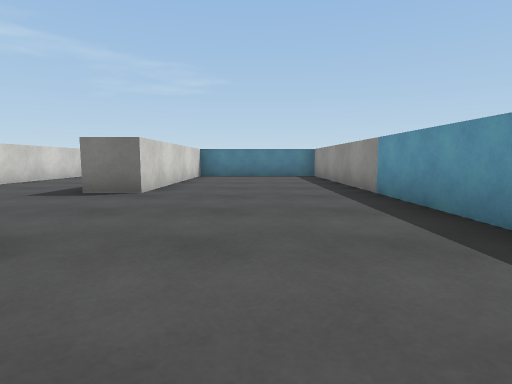
view 1 (above)

24 first-person views from a walk through a scene from a Unity 3-D project. The camera is 0.56 m above the floor, tilts 6° down and sees 80° across. The floor is counted in squares, 1 m on a side. Each view is taken from the middle of a square. On the plan, view 1 faces up. The plan holds only what a view shows up to about 9 squares ahead; the rest is blank. The place goes on beyond the plan. The player is left out. Surface patterns are stand-ins for the level's own textures.

view 2
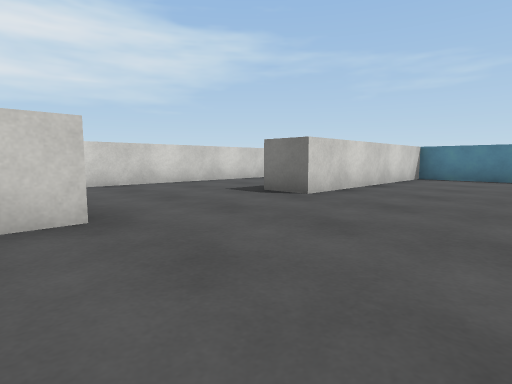

view 3
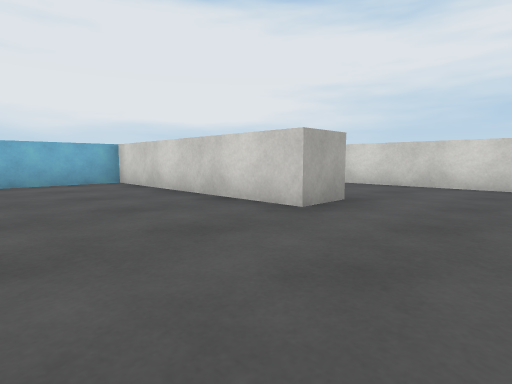

view 4
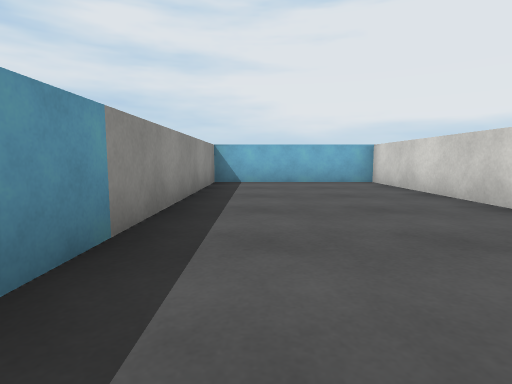

view 5
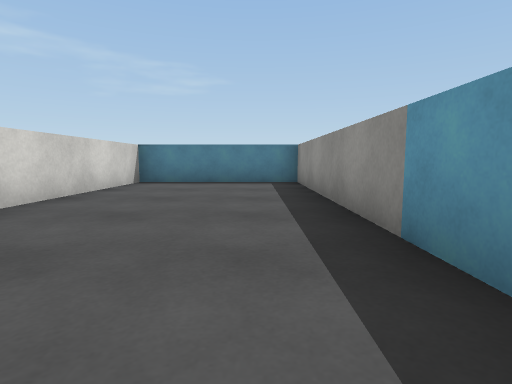

view 6
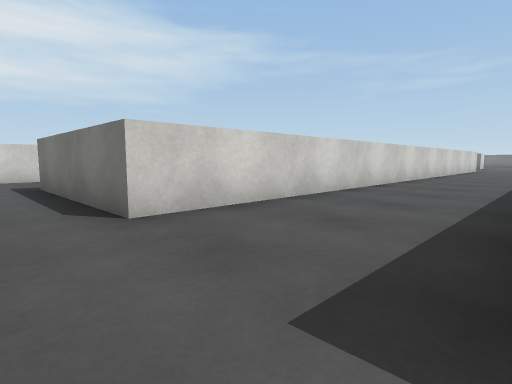

view 7
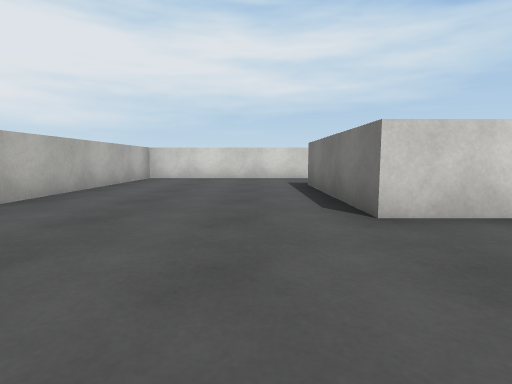

view 8
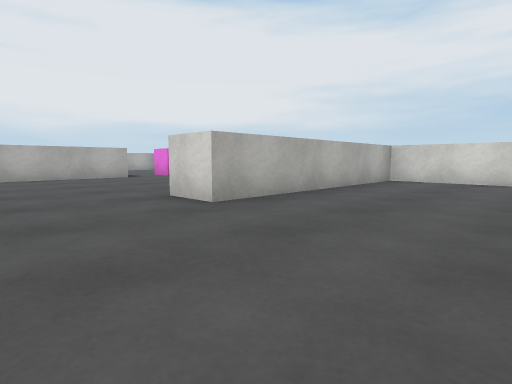

view 9
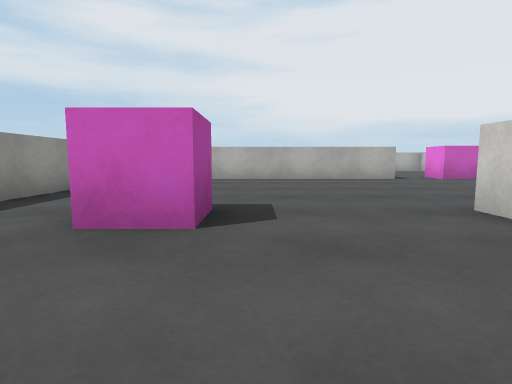

view 10
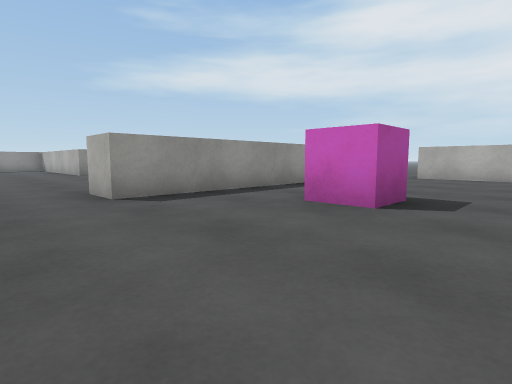

view 11
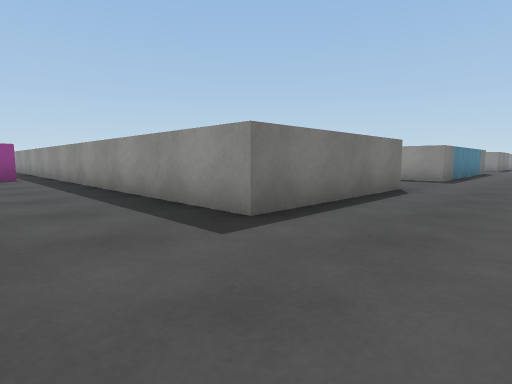

view 12
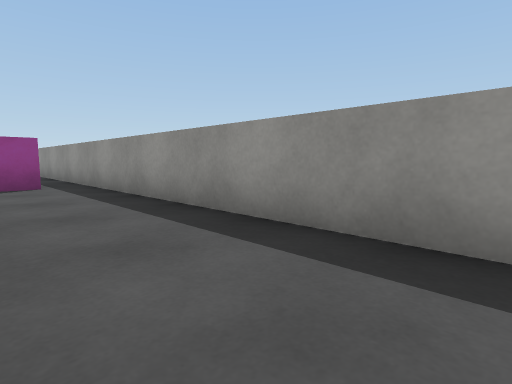

view 13
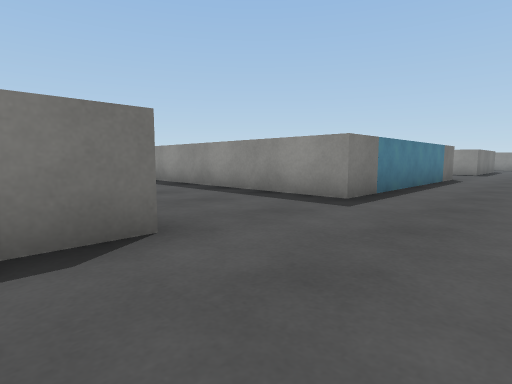

view 14
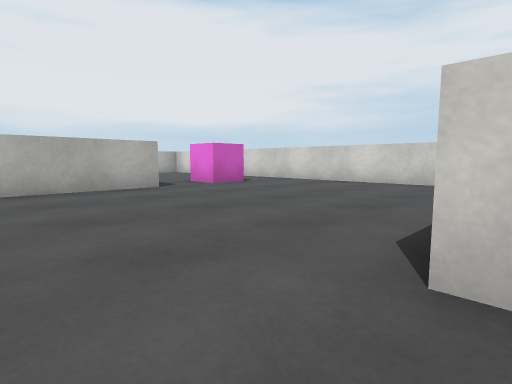

view 15
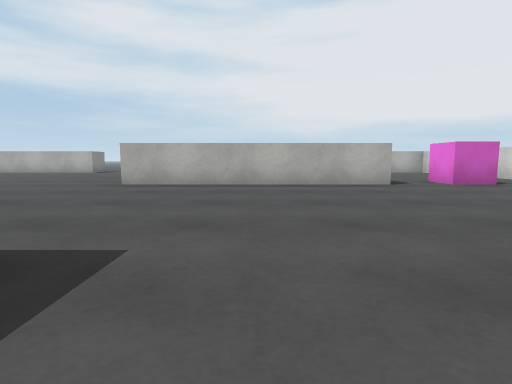

view 16
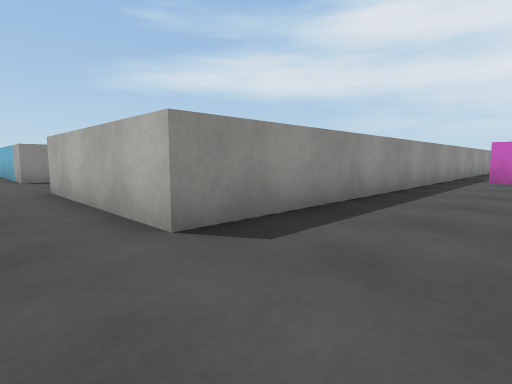

view 17
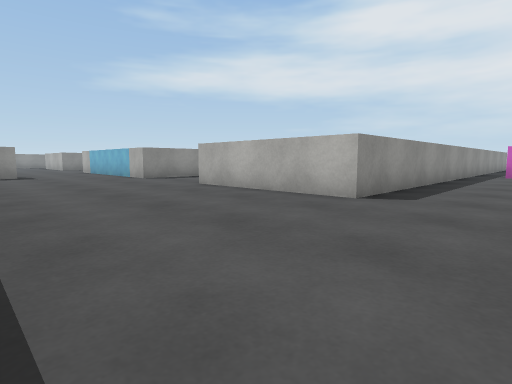

view 18
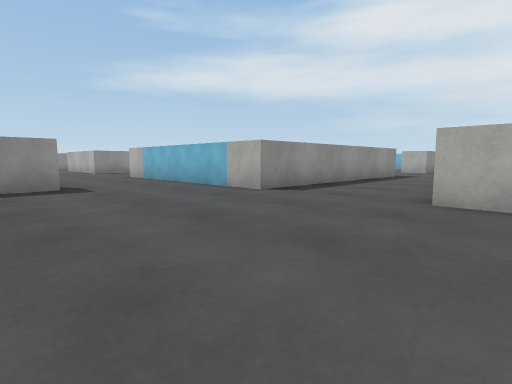

view 19
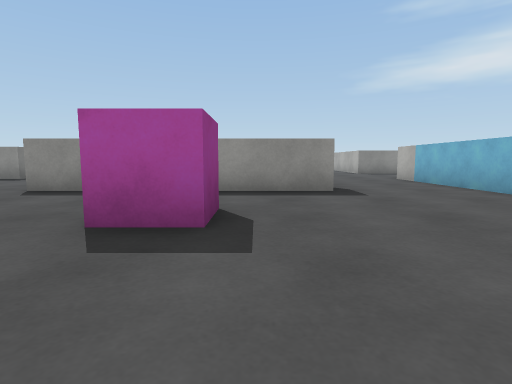

view 20
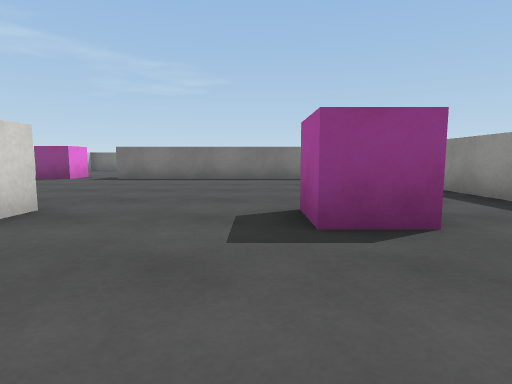

view 21
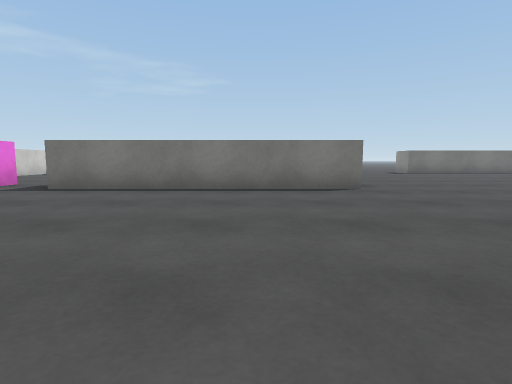

view 22
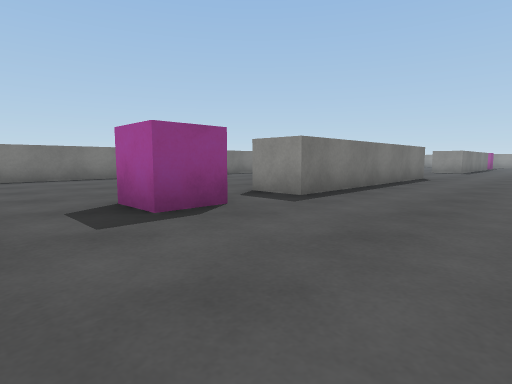

view 23
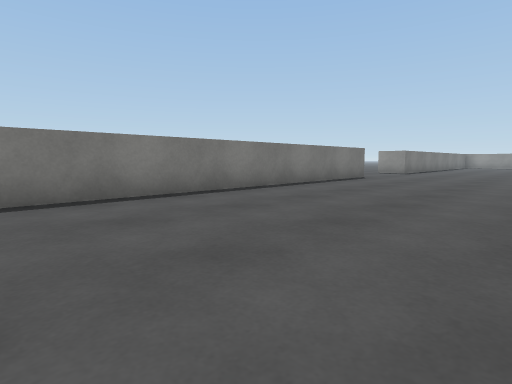

view 24
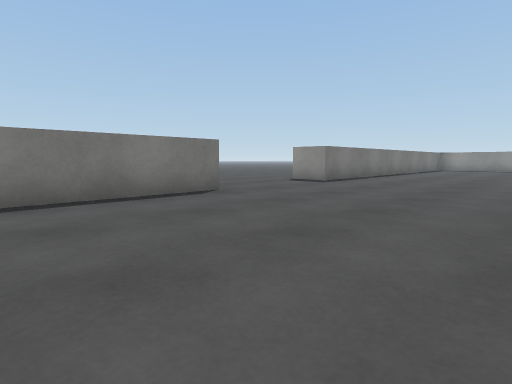

### Floor plan
Points are (right, up) in squares from view 1. A wall is a line through its corners. A room is listed if a view was taken in it or the views show most of it. See-through windows are left out.
Room 1 (views 1, 2, 3, 4, 5)
walls: (-1.9, 1.8) (-1.9, -3.7) (2.1, -3.7) (2.1, 10.7) (-1.9, 10.7) (-1.9, 5.2)
ways out: opening at (-2.5, 3.5) to room 2
Room 2 (views 6, 7, 8, 9, 10, 11, 12, 13, 14, 15)
walls: (-12.4, -8.9) (-12.4, -9.3) (-6.4, -9.3) (-6.4, -10.4); (0.6, -4.8) (-2.9, -4.8) (-2.9, 1); (-3, 1.8) (-1.9, 1.8); (-0.5, -12.8) (-0.5, -7.6) (0.5, -7.6); (-8.1, -15.9) (-1.9, -15.9); (-1.9, 5.2) (-3, 5.2); (-2.9, 7.1) (-2.9, 11.8); (-5.9, 9.1) (-5.9, -4.8) (-9.9, -4.8) (-9.9, 11.8)
ways out: opening at (-2.5, 3.5) to room 1; opening at (-11.5, 11.5) to room 3; opening at (-4.5, 12) to room 3; opening at (-1, -14.5) to room 3; opening at (0, -6.5) to room 3
objects: pink cube (-11, 3) to (-11, 4); pink cube (-10, -17) to (-10, -16); pink cube (-3, -10)
Room 3 (views 16, 17, 18, 19, 20, 21, 22, 23, 24)
walls: (-0.5, 14.5) (-0.5, 20.2); (-2.9, 11.8) (3.1, 11.8); (2.9, 22.9) (2.9, 23.5); (-6.4, 17.4) (-6.4, 16.9); (-1.9, 22.9) (-8.1, 22.9) (-8.1, 24.1); (-9.9, 11.8) (-5.9, 11.8); (3.1, -4.8) (0.6, -4.8); (3.2, 29.6) (2.3, 29.6) (2.3, 30.6); (-1.4, 29.6) (-11.2, 29.6)
ways out: opening at (-11.5, 11.5) to room 2; opening at (-4.5, 12) to room 2; opening at (-1, -14.5) to room 2; opening at (0, -6.5) to room 2
objects: pink cube (-10, 23) to (-10, 24); pink cube (-3, 17)

Where each view was taken, in squares from view 1:
view 1: 0 up, 0 right, facing up
view 2: 1 up, 1 right, facing up-left
view 3: 4 up, 1 right, facing down-left
view 4: 4 up, 1 right, facing down
view 5: 3 up, 1 right, facing up
view 6: 6 down, 3 left, facing up-left
view 7: 6 down, 3 left, facing left
view 8: 6 down, 4 left, facing down-left
view 9: 7 down, 4 left, facing down
view 10: 6 down, 5 left, facing down-right
view 11: 7 down, 12 left, facing up-right
view 12: 4 down, 12 left, facing up-right
view 13: 7 down, 7 left, facing up-right
view 14: 10 down, 5 left, facing down-left
view 15: 9 down, 5 left, facing down
view 16: 13 up, 12 left, facing down-right
view 17: 16 up, 12 left, facing down-right
view 18: 16 up, 7 left, facing down-right
view 19: 16 up, 6 left, facing right
view 20: 14 up, 4 left, facing up
view 21: 17 up, 4 left, facing up
view 22: 20 up, 12 left, facing up-right
view 23: 25 up, 11 left, facing up-right
view 24: 25 up, 5 left, facing up-right
